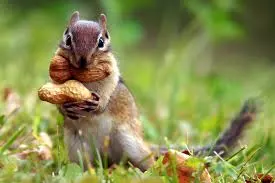
#> input picture resimler/squirrel.webp, 275 x 183 px, found by its file name
$ python renk_islemleri2.py
#> lines starting #> are read from the running program, lines starting #| are printed output that depends on the picture
import cv2
import numpy as np

r1 = cv2.imread("resimler/squirrel.webp")
#> r1 is the input picture: shape (183, 275, 3); mean B, G, R 79.8, 141.3, 135.5
r2 = cv2.imread("resimler/galata.jpg")
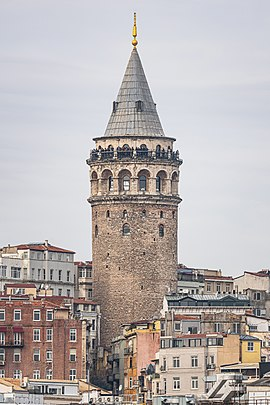
#> input picture resimler/galata.jpg, 270 x 405 px, found by its file name
#> r2 is the input picture: shape (405, 270, 3); mean B, G, R 175.9, 176.9, 183.5
cv2.imshow("Orjinal1", r1)
cv2.imshow("Orjinal2", r2)

# np.array([hue, saturation, value])
alt = np.array([80,40,50]) # lower
ust = np.array([100,50,255]) # upper

_, c1 = cv2.threshold(r2, 200, 255, cv2.THRESH_BINARY)
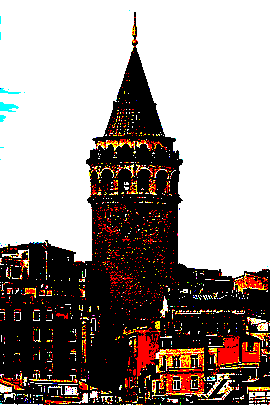
#> c1: shape (405, 270, 3); mean B, G, R 139.5, 144.3, 155.6
_, c2 = cv2.threshold(r2, 200, 255, cv2.THRESH_BINARY_INV)
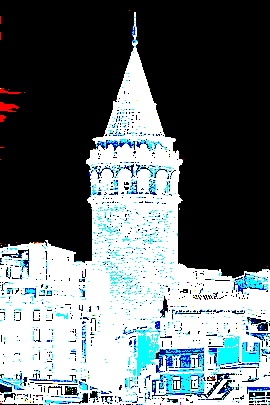
#> c2: shape (405, 270, 3); mean B, G, R 115.5, 110.7, 99.4

c3 = cv2.cvtColor(c1, cv2.COLOR_BGR2HSV)
#> c3: shape (405, 270, 3); mean H, S, V 0.9, 17.7, 156.4
cv2.imshow("Cevrilmis1", c1)
cv2.imshow("Cevrilmis2", c2)
cv2.imshow("Cevrilmis3", c3)
cv2.imwrite('resimler/güzelglt.webp',c1)

f1 = cv2.inRange(c3, alt, ust)
#> f1: shape (405, 270); every value is 0
cv2.imshow("inRange ile", f1)

cv2.waitKey(0)
cv2.destroyAllWindows()
